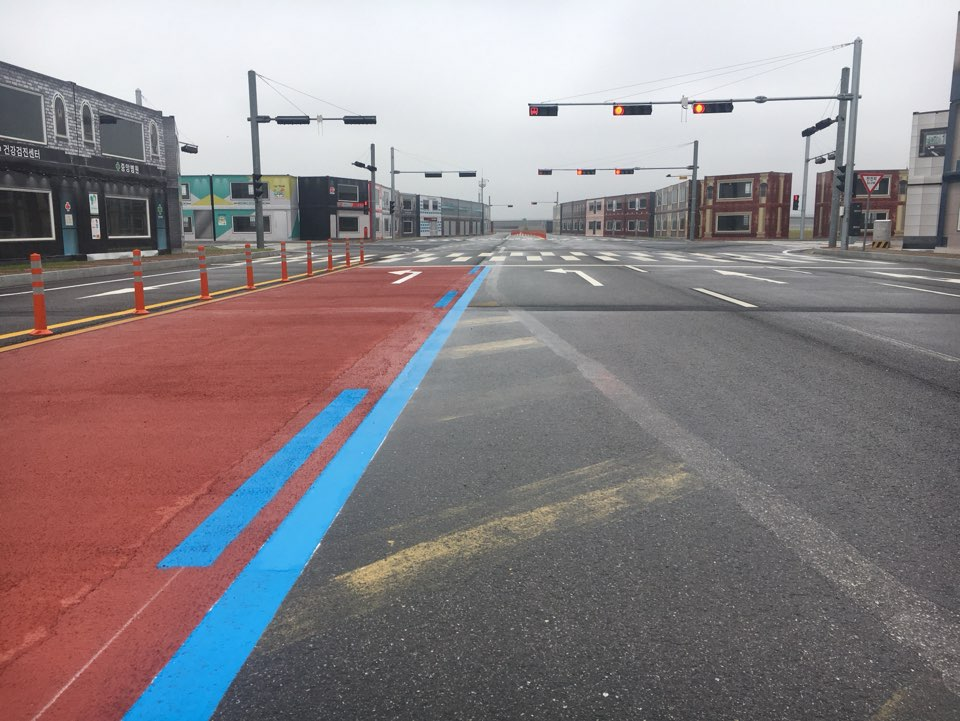
#> input picture Lane_Detection/Lane_image/blue_lane.jpg, 960 x 721 px, found by its file name
$ python '9 적응형 이미지 이진화.py'
#> lines starting #> are read from the running program, lines starting #| are printed output that depends on the picture; after the words box and inside, x2 and y2 are one past the last pixel; in counts of white or black regions, pixels touching at a corner belong together
'''
    cv2.adaptveThreshold(img, value,
    adaptiveMethod, thresholdType, blocksize, c)

    img: Grayscale 이미지
    value: adaptiveMethod에 의해 계산된 문턱값과 thresholdType에 의해
    픽셀에 적용 될 최대값
    adaptiveMethod: 사용할 Adaptive Thresholding 알고리즘

    cv2.ADAPTIVE_THRES_MEAN_C: 적용할 픽셀 (x,y)를 중심으로 하는 blocksize
    *blocksize 안에 있는 픽셀 값의 평균에서 C를 뺀 값을 문턱값으로 함
    cv2.ADAPTIVE_THRESH_GAUSSIAN_C: 적용할 픽셀 (x,y)를 중심으로 하는 blocksize*
    blocksize안에 있는 Gaussian 윈도우 기반 가중치들의 합에서 C를 뺀 값을 문턱
    값으로 함

    blocksize: 픽셀에 적용할 문턱값을 계산하기 위한 블럭 크기, 적용될 픽셀이
    블럭의 중심이 됨. 따라서 blocksize는 홀수여야 함
    C: 보정 상수로, 이 값이 양수이면 계산된 adaptive 문턱값에서 빼고, 음수면
    더해줌, 0이면 그대로...
'''

import numpy as np
import cv2

img = cv2.imread('C:\photo\images/blue_lane.jpg', cv2.IMREAD_GRAYSCALE)
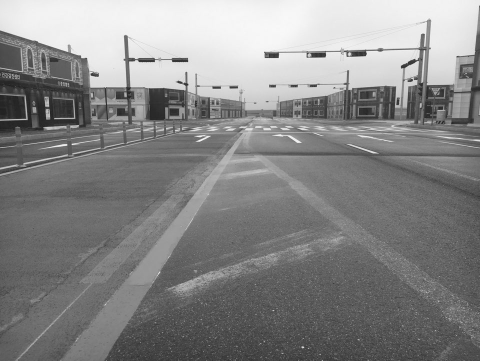
#> img: shape (721, 960) (shown at 1/2 size); min 26, max 255, mean 134.5
img2 = cv2.adaptiveThreshold(img, 255, cv2.ADAPTIVE_THRESH_MEAN_C, cv2.THRESH_BINARY, 11, 2)
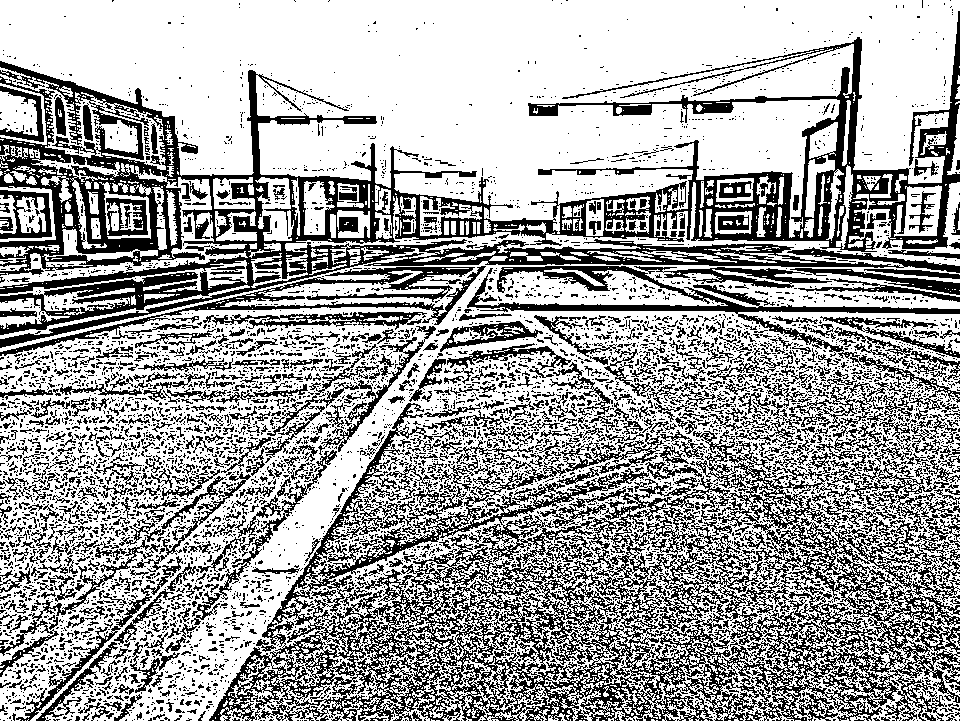
#> img2: shape (721, 960); 64.6% white; 6101 black regions (5300 under 20 px), largest, box (x1, y1, x2, y2) and area: (209, 403, 960, 721) 77183, (0, 11, 960, 348) 62355, (467, 266, 960, 410) 6697

ret, thr1 = cv2.threshold(img, 127, 255, cv2.THRESH_BINARY)
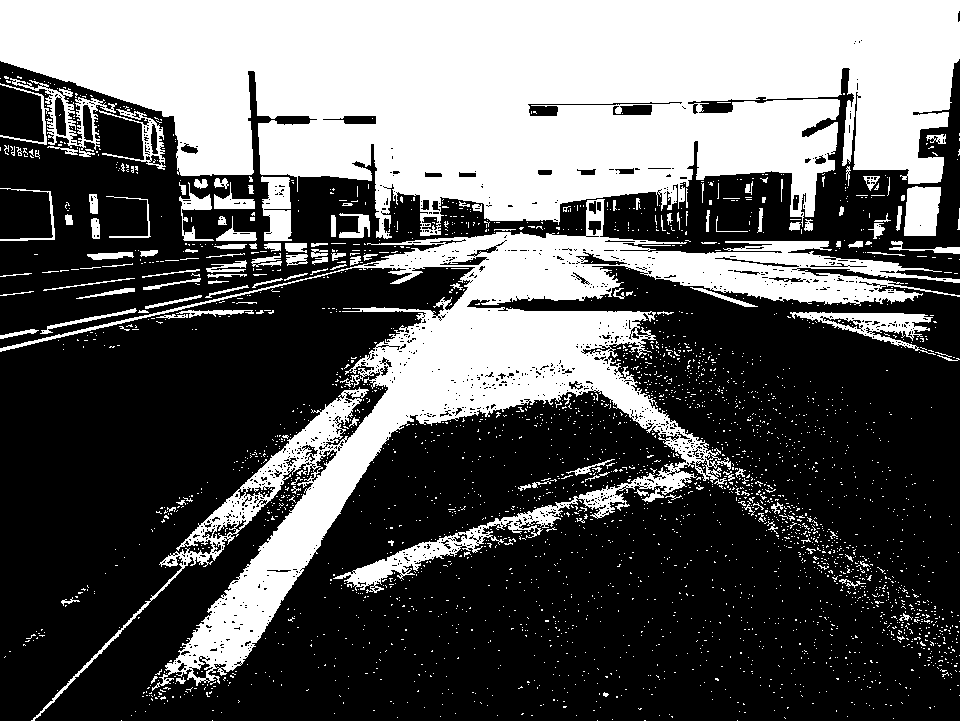
#> thr1: shape (721, 960); 37.3% white; 3022 white regions (2875 under 20 px), largest, box (x1, y1, x2, y2) and area: (0, 0, 960, 239) 156334, (0, 199, 960, 721) 75182, (790, 312, 936, 355) 1989
thr2 = cv2.adaptiveThreshold(img, 255, cv2.ADAPTIVE_THRESH_MEAN_C, cv2.THRESH_BINARY, 11, 2)
thr3 = cv2.adaptiveThreshold(img, 255, cv2.ADAPTIVE_THRESH_GAUSSIAN_C, cv2.THRESH_BINARY, 11, 2)
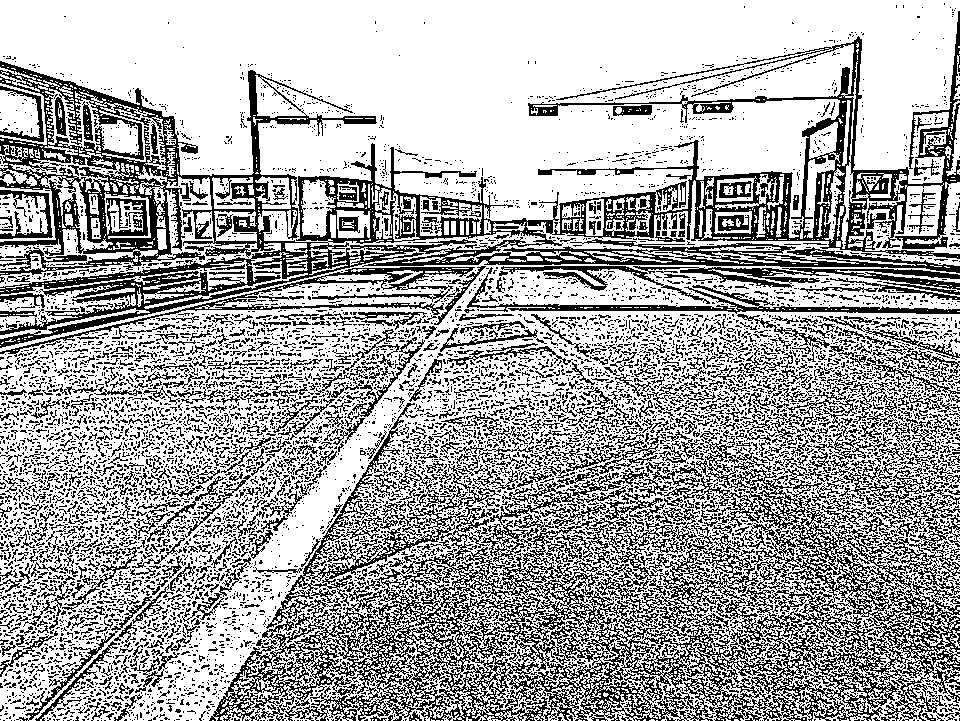
#> thr3: shape (721, 960); 66.6% white; black in thin lines or dots

#Otsu 바이너리제이션
ret, thr4 = cv2.threshold(img, 127, 255, cv2.THRESH_BINARY)

#가우시안 블러 적용 후 Otsu 바이너리제이션
blur = cv2.GaussianBlur(img, (5,5), 0)
ret, thr5 = cv2.threshold(blur, 0, 255, cv2.THRESH_BINARY+cv2.THRESH_OTSU)
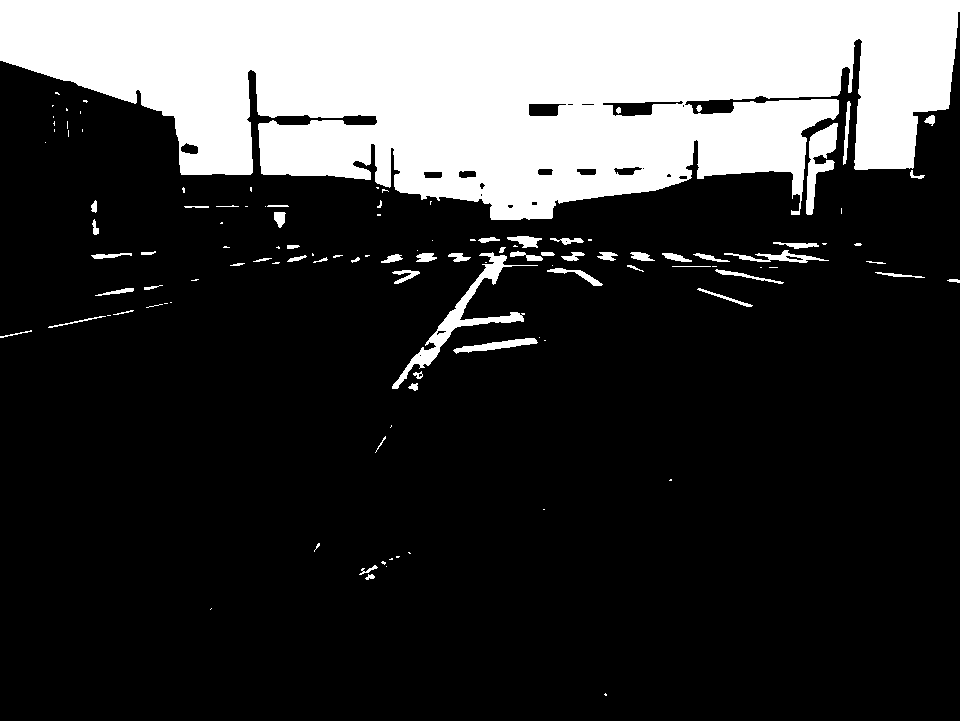
#> thr5: shape (721, 960); 22.8% white; 117 white regions (58 under 20 px), largest, box (x1, y1, x2, y2) and area: (0, 0, 960, 220) 148487, (392, 252, 538, 389) 2335, (806, 123, 838, 215) 1310
#> ret = 167

#bilateral 필터 적용
blur2 = cv2.bilateralFilter(img, 6, 50, 50)
ret, thr6 = cv2.threshold(blur2, 0, 255, cv2.THRESH_BINARY+cv2.THRESH_OTSU)
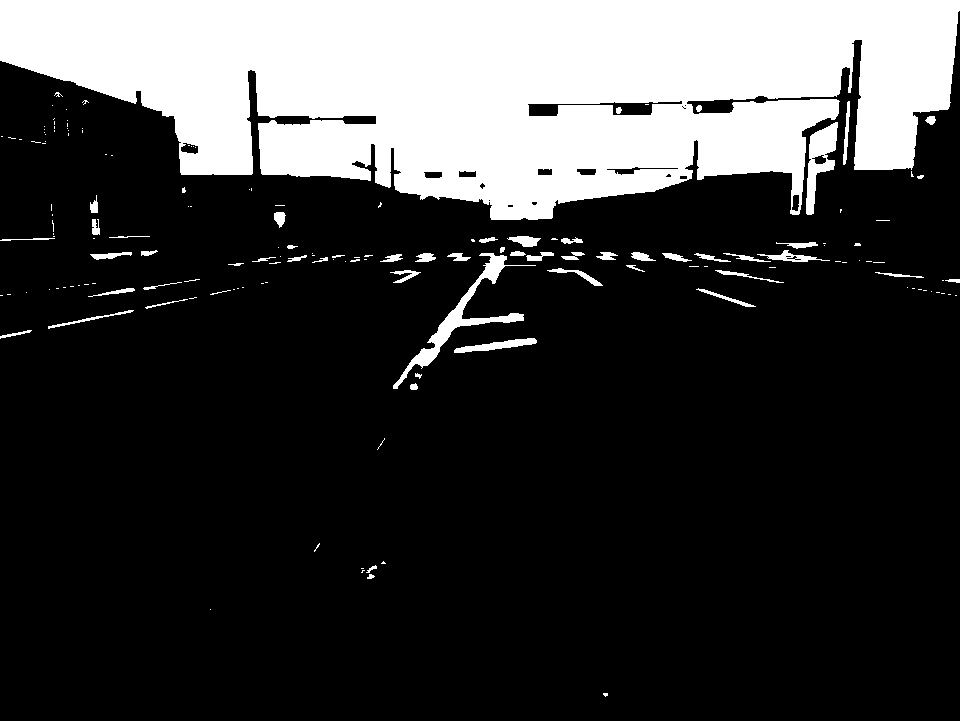
#> thr6: shape (721, 960); 22.9% white; 162 white regions (106 under 20 px), largest, box (x1, y1, x2, y2) and area: (0, 0, 960, 220) 148844, (393, 253, 536, 389) 2239, (806, 122, 838, 215) 1367

titles = ['original', 'Global Thresholding(v=127)', 'Adaptive MEAN', 'Adaptive GAUSSIAN'
          , 'Otsu Binary', 'Gaussian + Otsu', 'bilateral+Otsu']
images = [img, thr1, thr2, thr3, thr4, thr5, thr6]

for i in range(7):
    cv2.imshow(titles[i], images[i])

cv2.waitKey(0)
cv2.destroyAllWindows()

$ run again, with Lane_Detection/Lane_image/double_lane.jpg copied over Lane_Detection/Lane_image/blue_lane.jpg
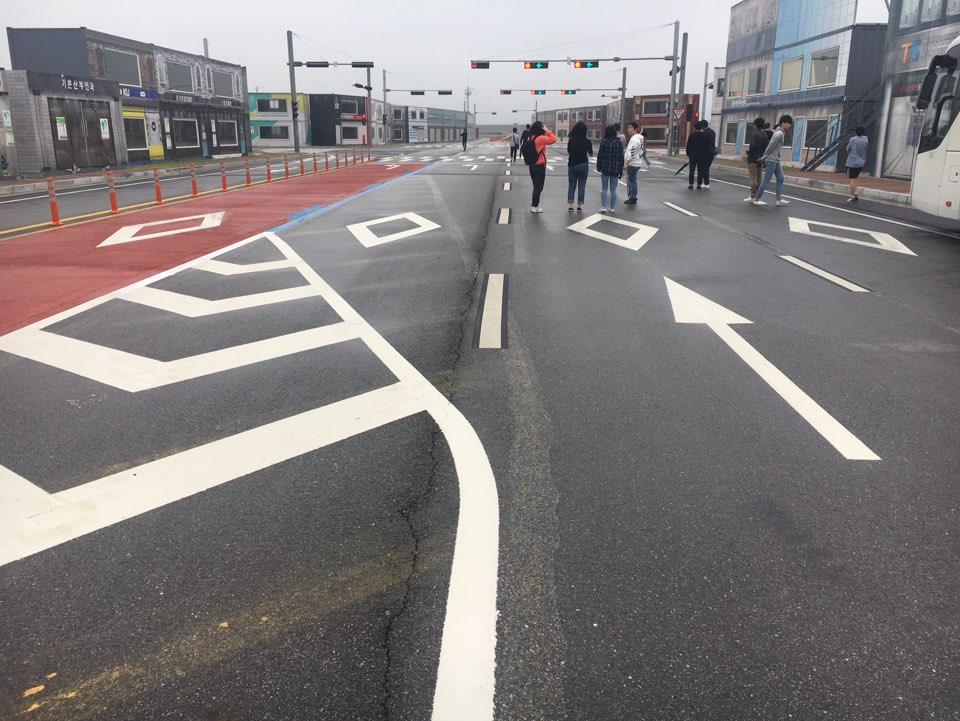
#> input picture Lane_Detection/Lane_image/double_lane.jpg, 960 x 721 px, found by its file name
#> `img2 = cv2.adaptiveThreshold(img, 255, cv2.ADAPTIVE_THRESH_MEAN_C, cv2..`:
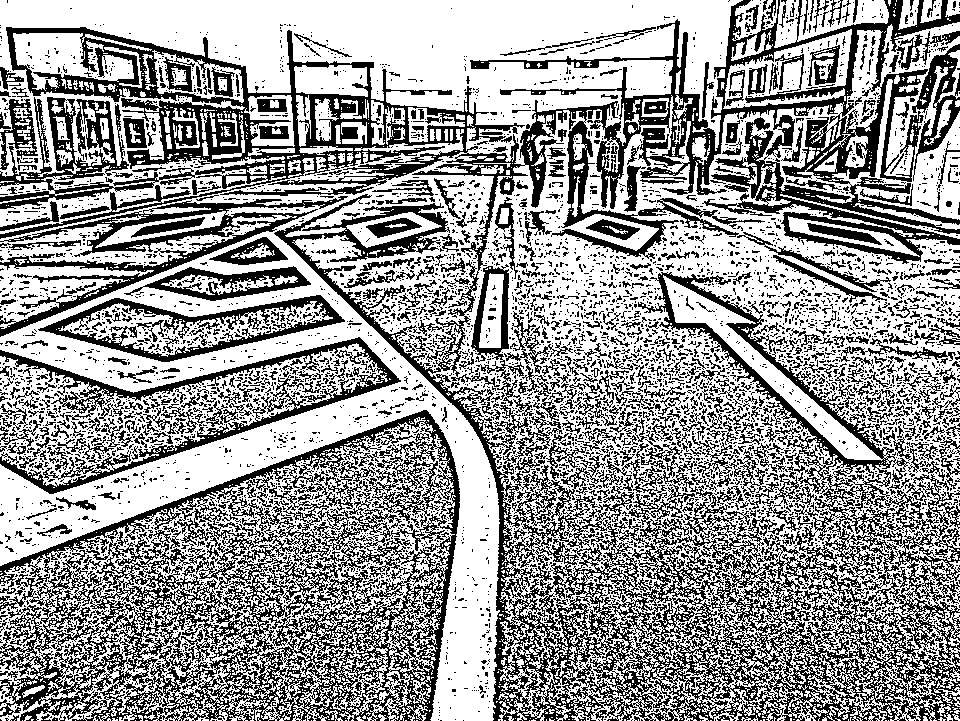
#> img2: shape (721, 960); 60.3% white; 5474 black regions (4819 under 20 px), largest, box (x1, y1, x2, y2) and area: (0, 0, 960, 721) 128574, (0, 410, 460, 721) 50435, (0, 337, 401, 494) 8309
#> thr1: shape (721, 960); 33.1% white; 2708 white regions (2567 under 20 px), largest, box (x1, y1, x2, y2) and area: (0, 0, 889, 721) 166233, (499, 164, 883, 461) 23292, (855, 96, 960, 219) 5390
#> thr3: shape (721, 960); 63% white; black in thin lines or dots
#> thr5: shape (721, 960); 20.8% white; 183 white regions (111 under 20 px), largest, box (x1, y1, x2, y2) and area: (0, 139, 510, 721) 59944, (0, 0, 772, 127) 58953, (663, 276, 881, 460) 5835
#> `ret, thr5 = cv2.threshold(blur, 0, 255, cv2.THRESH_BINARY+cv2.THRESH_O..`: ret = 161
#> `ret, thr6 = cv2.threshold(blur2, 0, 255, cv2.THRESH_BINARY+cv2.THRESH_..`:
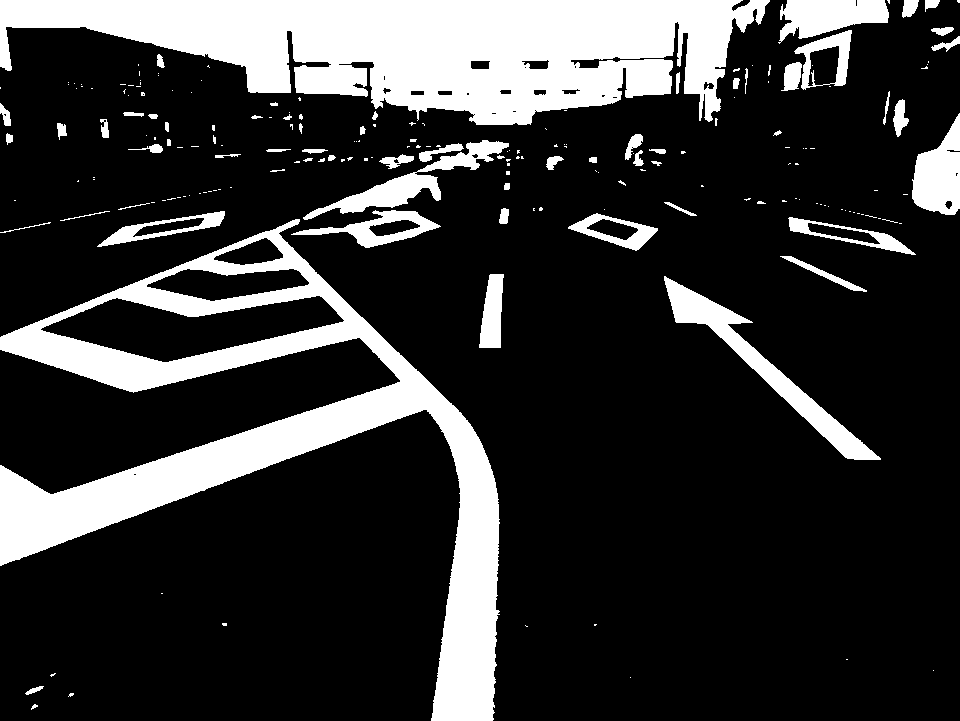
#> thr6: shape (721, 960); 20.4% white; 205 white regions (139 under 20 px), largest, box (x1, y1, x2, y2) and area: (0, 0, 770, 125) 58755, (0, 219, 500, 721) 53342, (664, 276, 881, 460) 5610
#> `ret, thr6 = cv2.threshold(blur2, 0, 255, cv2.THRESH_BINARY+cv2.THRESH_..`: ret = 162

$ run again, with Lane_Detection/Lane_image/lane_1.jpg copied over Lane_Detection/Lane_image/blue_lane.jpg
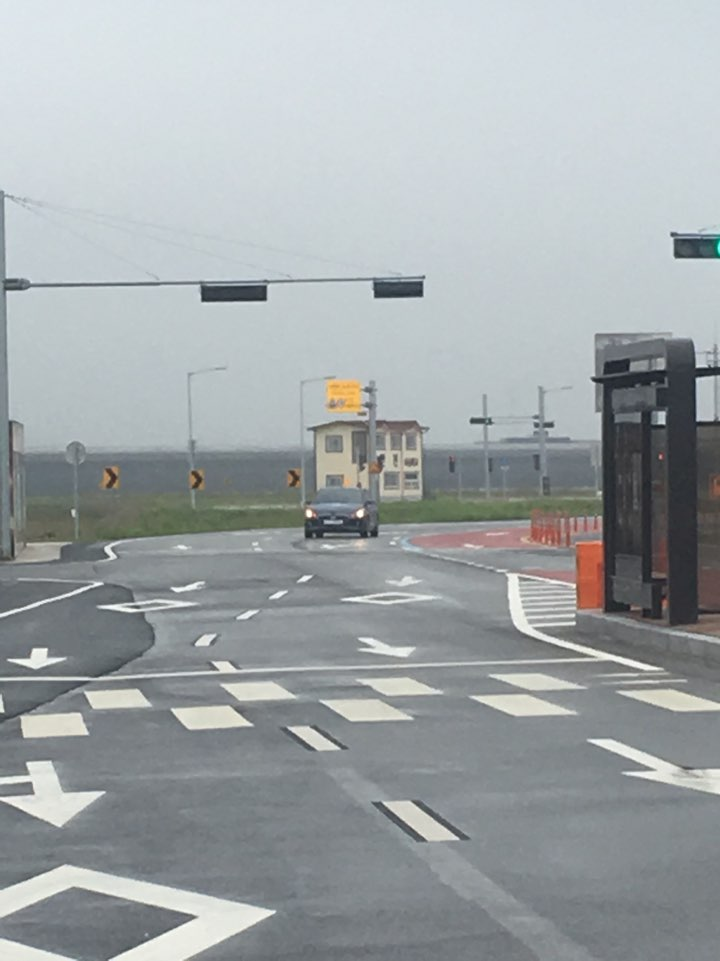
#> input picture Lane_Detection/Lane_image/lane_1.jpg, 720 x 961 px, found by its file name
#> `img2 = cv2.adaptiveThreshold(img, 255, cv2.ADAPTIVE_THRESH_MEAN_C, cv2..`:
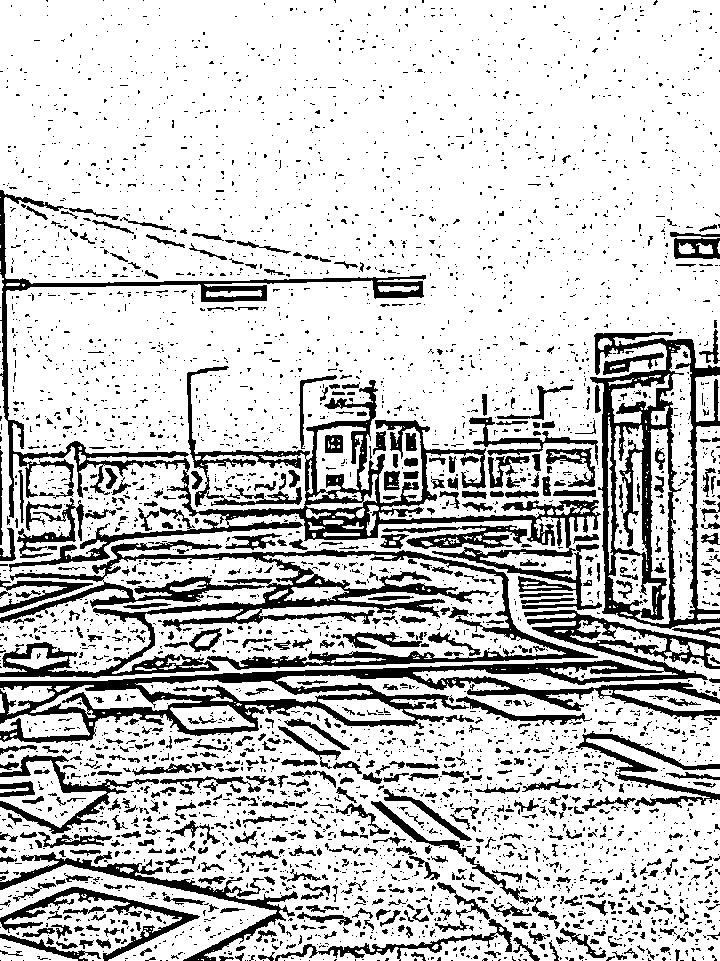
#> img2: shape (961, 720); 78.6% white; 4124 black regions (3488 under 20 px), largest, box (x1, y1, x2, y2) and area: (0, 190, 602, 610) 23555, (0, 610, 720, 743) 19002, (0, 540, 598, 678) 17346
#> thr1: shape (961, 720); 74.5% white; 430 black regions (334 under 20 px), largest, box (x1, y1, x2, y2) and area: (0, 334, 720, 638) 78690, (0, 775, 540, 961) 34126, (0, 672, 404, 776) 12884
#> thr3: shape (961, 720); 84.3% white; 5811 black regions (5333 under 20 px), largest, box (x1, y1, x2, y2) and area: (199, 369, 675, 620) 13178, (0, 610, 720, 742) 11310, (0, 572, 458, 678) 7875
#> thr5: shape (961, 720); 49.4% white; 92 white regions (38 under 20 px), largest, box (x1, y1, x2, y2) and area: (0, 0, 720, 451) 296401, (0, 864, 276, 961) 9063, (0, 569, 663, 681) 6159
#> ret = 165
#> `ret, thr6 = cv2.threshold(blur2, 0, 255, cv2.THRESH_BINARY+cv2.THRESH_..`:
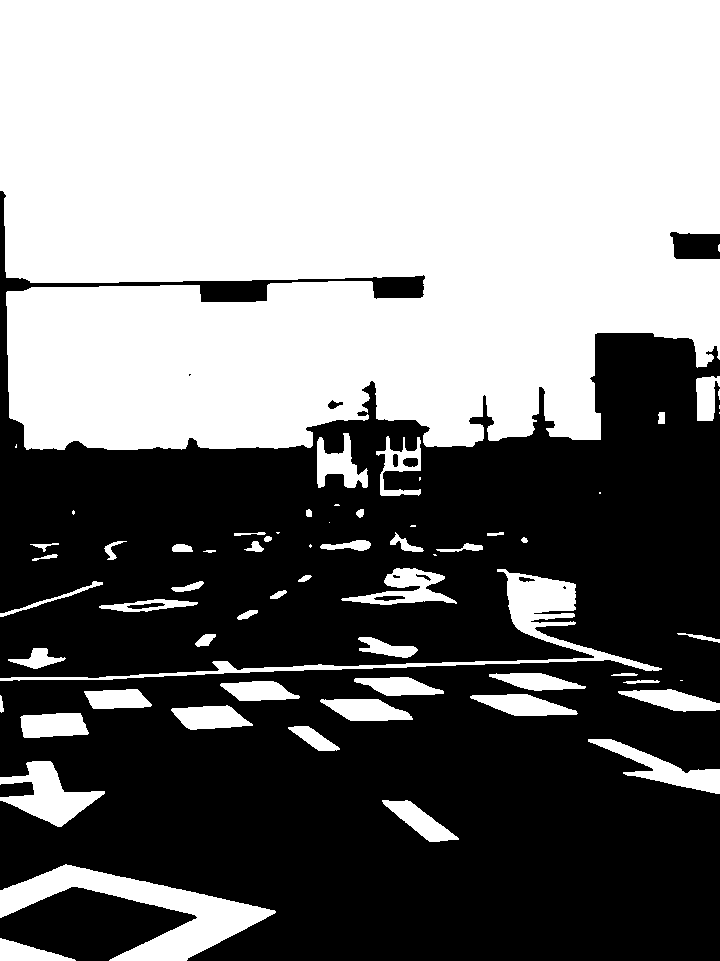
#> thr6: shape (961, 720); 49.3% white; 65 white regions (15 under 20 px), largest, box (x1, y1, x2, y2) and area: (0, 0, 720, 450) 296674, (0, 864, 276, 961) 8984, (0, 569, 662, 681) 6157
